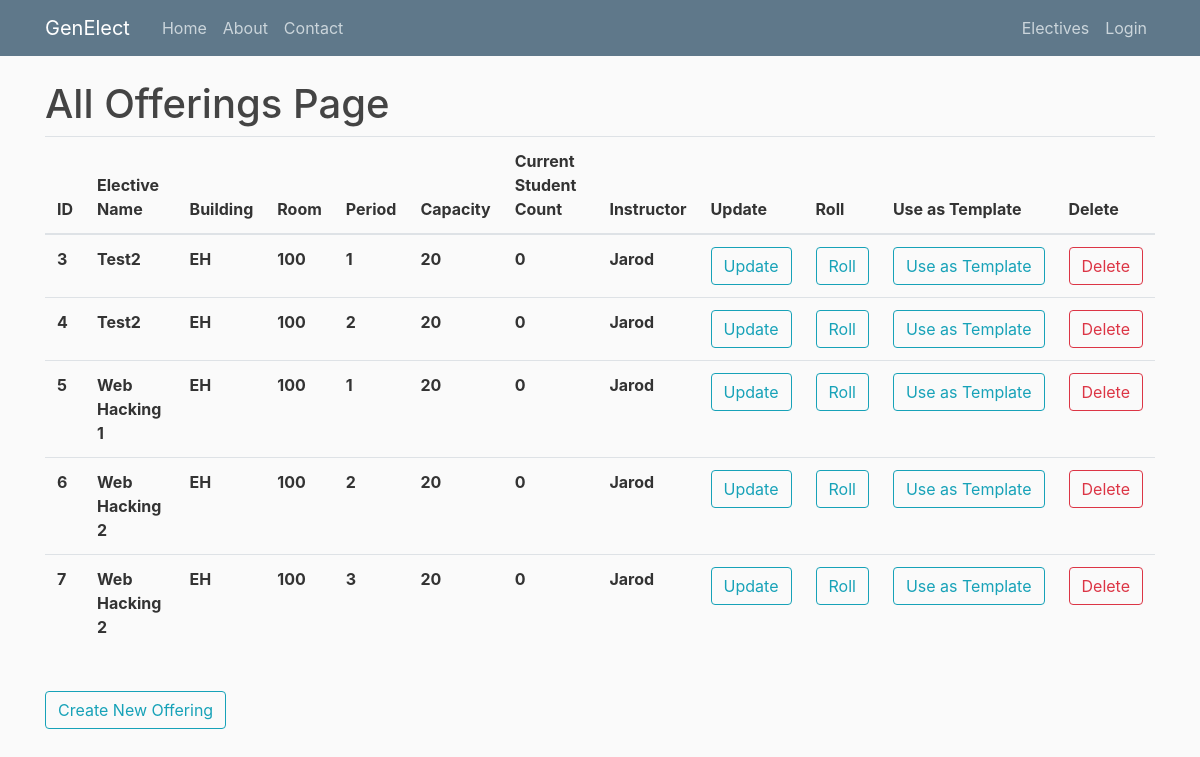
The app's page /allofferings with its own data.
### genElect/models.py (models this page shows)
class Base(db.Model):
    __abstract__ = True
    id = db.Column(db.Integer, primary_key=True, autoincrement=True)
    date_created = db.Column(db.DateTime, default=db.func.current_timestamp())
    date_modified = db.Column(db.DateTime, default=db.func.current_timestamp(),
            onupdate=db.func.current_timestamp())

class Offerings(Base):
    __tablename__ = 'offerings'
    day = db.Column(db.Date)
    period_start = db.Column(db.Integer)
    period_length = db.Column(db.Integer)
    building = db.Column(db.String(100))
    room = db.Column(db.String(100))
    instructor = db.Column(db.String(100))
    current_count = db.Column(db.Integer)
    capacity = db.Column(db.Integer)
    elective_id = db.Column(db.Integer, db.ForeignKey('electives.id'), nullable=False)
    registrations = db.relationship('Registrations', backref='offering', lazy=True)

class Electives(Base):
    __tablename__ = 'electives'
    name = db.Column(db.String(100))
    description = db.Column(db.String(500))
    prerequisites = db.relationship('Prerequisites', backref='elective', lazy=True)
    offerings = db.relationship('Offerings', backref='elective', lazy=True)
    completed_users = db.relationship('Completions', backref='elective', lazy=True)
    can_retake = db.Column(db.Boolean)

### genElect/__init__.py (the view)
@app.route("/allofferings")
def allofferings():
    offerings = Offerings.query.all()
    return render_template('allofferings.html', offerings=offerings, title="Offerings")

### genElect/templates/allofferings.html
{% extends "layout.html" %}
{% block content %}
    <h1>All Offerings Page</h1>
	<table class="table">
	  <thead>
	    <tr>
	      <th scope="col">ID</th>
	      <th scope="col">Elective Name</th>
	      <th scope="col">Building</th>
	      <th scope="col">Room</th>
	      <th scope="col">Period</th>
	      <th scope="col">Capacity</th>
	      <th scope="col">Current Student Count</th>
	      <th scope="col">Instructor</th>
	      <th scope="col">Update</th>
	      <th scope="col">Roll</th>
	      <th scope="col">Use as Template</th>
	      <th scope="col">Delete</th>
	    </tr>
	  </thead>
	  <tbody>
	  	{% for offering in offerings %}
	    <tr>
	      <th scope="row">{{offering.id}}</th>
	      <th scope="row">{{offering.elective.name}}</th>
	      <th scope="row">{{offering.building}}</th>
	      <th scope="row">{{offering.room}}</th>
	      <th scope="row">{{offering.period_start}}</th>
	      <th scope="row">{{offering.capacity}}</th>
	      <th scope="row">{{offering.current_count}}</th>
	      <th scope="row">{{offering.instructor}}</th>
	      <th scope="row"><button type="button" onclick="window.location.href = '/editoffering/{{offering.id}}'" class="btn btn-outline-info">Update</button></th>
	      <th scope="row"><button type="button" onclick="window.location.href = '/roll/{{offering.id}}'" class="btn btn-outline-info">Roll</button></th>
	      <th scope="row"><button type="button" onclick="window.location.href = '/createoffering?offering_template_id={{offering.id}}'" class="btn btn-outline-info">Use as Template</button></th>
	      <th scope="row"><button type="button" onclick="window.location.href = 'deleteoffering/{{offering.id}}'" class="btn btn-outline-danger">Delete</button></th>
	    </tr>
	    {% endfor %}
	  </tbody>
	</table>
    <br>
    <button type="button" onclick="window.location.href = '/createoffering'" class="btn btn-outline-info">Create New Offering</button>
{% endblock content %}

### genElect/static/main.css (style rules this page uses)
body { background: #fafafa; color: #333333; margin-top: 5rem; }
h1, h2, h3, h4, h5, h6 { color: #444444; }

### records on screen
Offerings: id "3", elective.name "Test2", building "EH", room "100", period_start "1", capacity "20", current_count "0", instructor "Jarod"
Offerings: id "4", elective.name "Test2", building "EH", room "100", period_start "2", capacity "20", current_count "0", instructor "Jarod"
Offerings: id "5", elective.name "Web Hacking 1", building "EH", room "100", period_start "1", capacity "20", current_count "0", instructor "Jarod"
Offerings: id "6", elective.name "Web Hacking 2", building "EH", room "100", period_start "2", capacity "20", current_count "0", instructor "Jarod"
Offerings: id "7", elective.name "Web Hacking 2", building "EH", room "100", period_start "3", capacity "20", current_count "0", instructor "Jarod"
